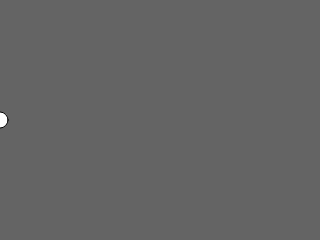
Frame 1 (no input)
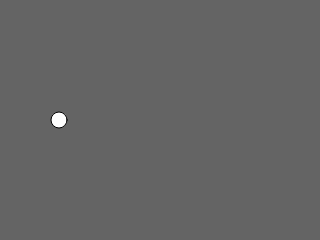
Frame 60 (no input)
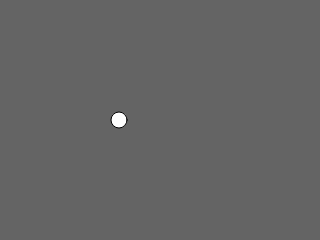
Frame 120 (the mouse pressed at the canvas centre since frame 60)

The p5.js sketch that drew these frames (run headless with seeded random() and noise() and a simulated clock; from frame 60 on, the mouse is pressed at the canvas centre):

// p5.js sketch
// ── sketch.js
var x = 0
function setup() {
  // put setup code here
  createCanvas(320, 240);
}

function draw() {
  // put drawing code here
  console.log(x);
  background(100);
  ellipse(x, 120, 16, 16);
  x = x + 1
  if (x > width){
    x = 0;
  }
}
